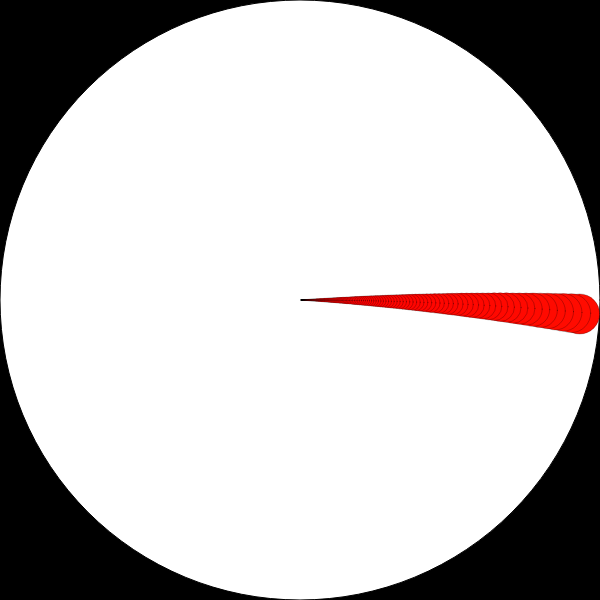
Frame 1 (no input)
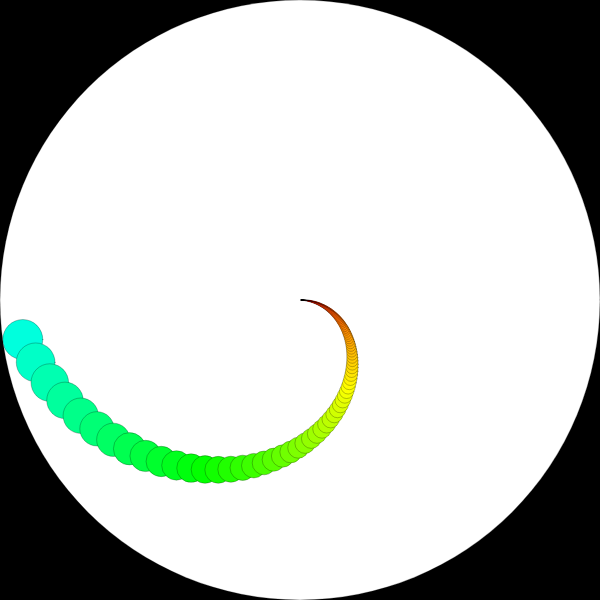
Frame 60 (no input)
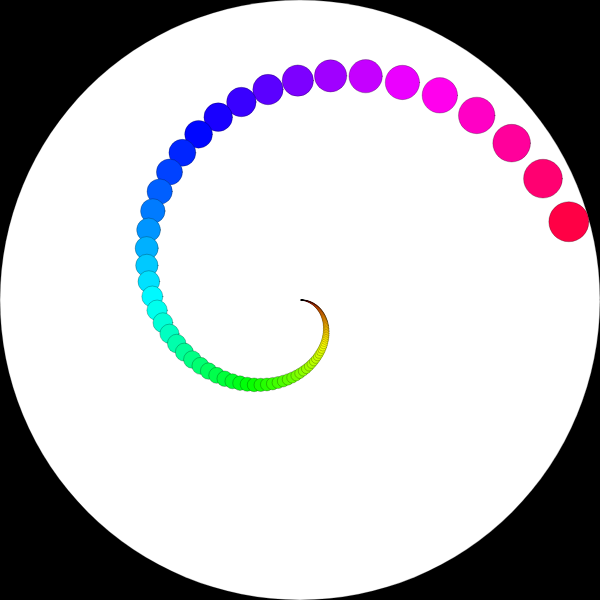
Frame 120 (the mouse pressed at the canvas centre since frame 60)

The p5.js sketch that drew these frames (run headless with seeded random() and noise() and a simulated clock; from frame 60 on, the mouse is pressed at the canvas centre):

// p5.js sketch
// ── sketch.js
let spinner;
let r = 280;

function setup(){
	createCanvas(600,600);
	spinner = new Spinner(r)
}

function draw(){
	background(0);
	translate(width/2, height/2);
	ellipseMode(RADIUS);
	fill(255);
	circle(0, 0, r+20);
	spinner.update();
	spinner.draw();
}

// ── spinner.js
class Spinner{
	constructor(r, theta = 0, smallr = 20){
		this.theta = theta
		this.r = r
		this.smallr = smallr
	}

	update(){
		this.theta += 0.05;
	}

	draw(){
		if( this.r > 1){
			colorMode(HSB);
			let x = this.r * cos(this.theta);
			let y = this.r * sin(this.theta);
			let c = color(0);
			c.setAlpha(0.25);
			stroke(c);
			fill(map(this.theta % TWO_PI, 0, TWO_PI, 0, 360), 100, 100);
			circle(x, y, this.smallr);
			new Spinner(this.r * 0.97, this.theta * 0.97, this.smallr * 0.97).draw();
		}
	}
}

// ── styles.css
body{
	margin-left: 10px;
	padding: 0;
	background: black;
}

canvas{
	padding: 0;
	margin: auto;
	display: block;
	position: absolute;
	top: 0;
	bottom: 0;
	left: 0;
	right: 0;
}

p{
	color: white;
	font-size: 30px;
}
